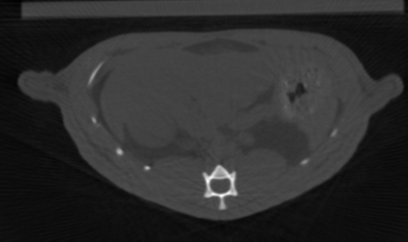
#> input picture test_data/4G_rat3_1week_02_0003.dcm, 408 x 242 px; its folder holds 4 pictures in this run
$ python segm_without_neuro.py
#> lines starting #> are read from the running program, lines starting #| are printed output that depends on the picture
import os.path
import numpy as np
import pydicom as dicom
import matplotlib.pyplot as plt
from matplotlib import cm
from PIL import Image
from PIL import ImageFilter
from PIL import ImageEnhance
from scipy import signal
from mpl_toolkits import mplot3d
# [6 lines of commented-out code are left out]

value = False
paints = False
txt = False
true_paints = False
contrast_up = False
NN_value = False
gistogramm = True

directory = 'test_data/' #ЗАМЕНИТЬ НАЗВАНИЕ ПАПКИ ДЛЯ НОВОГО ЭКСПЕРИМЕНТА
output_path = '2023rats/jpg/4G_25_10/4G_rat1/4G_rat1_3week_15_11/'
gistogramm_name = '4G_rat1_3week_15_11'
area = False
NN_directory_img = 'rats/RATS_G3/G3 Rat2/d16g3rat2 week16/'
NN_directory_mask = 'для теста/NN rat 3.2/3.2/output/d16g3rat2 week16/'
def get_names(path):
#> called with path = 'test_data/'
    names = []
    for root, dirnames, filenames in os.walk(path):
        for filename in filenames:
            _, ext = os.path.splitext(filename)
            if ext in ['.dcm']:
                names.append(filename)
    return names

# [8 lines left out: function get_names_NN, not called in this run]

names = get_names(directory)

# переводим в jpg
# [11 lines left out: function convert_dcm_jpg, not called in this run]

if true_paints is True:
    for name in names:
        image = convert_dcm_jpg(name)
        if contrast_up is True:
            enhancer = ImageEnhance.Contrast(image)
            contrast_image = enhancer.enhance(0.5)
            contrast_image.save(output_path + name + '.jpg')
        else:
            image.save(output_path+name+'.jpg') #добавить +директори+

#вывод полной матрицы для анализа
# [5 lines left out: function matrix_analysis, not called in this run]

if txt is True:
    for name in names:
        ds = dicom.dcmread(directory + name)  # ЗАМЕНИТЬ НАЗВАНИЕ ПАПКИ ДЛЯ НОВОГО ЭКСПЕРИМЕНТА, ДОБАВИТЬ ПАПКУ В ПРОЕКТ
        im = ds.pixel_array.astype(float)
        f = open('матрицы/' + name + '.txt', 'w') # +directory+
        i_max, j_max = im.shape   # количество строк # количество столбцов
        for i in range(0,i_max): #идем по строкам
            f.write('\n\n\n\n')
            for j in range(0, j_max): #идем по столбцам
                f.write(np.array2string(im[i,j]))
                f.write('  ')


#sigmentation
def sigmentation(name):
#> called with name = '4G_rat3_1week_02_0003.dcm'
    ds = dicom.dcmread(directory + name)  # ЗАМЕНИТЬ НАЗВАНИЕ ПАПКИ ДЛЯ НОВОГО ЭКСПЕРИМЕНТА, ДОБАВИТЬ ПАПКУ В ПРОЕКТ
    im = ds.pixel_array.astype(float)
    i_max, j_max = im.shape   # количество строк # количество столбцов
#> i_max = 242; j_max = 408

    # Gaussian filter
    scharr = np.array([[-1 - 1j, 0 - 1j, +1 - 1j],
                       [-1 + 0j, 0 + 0j, +1 + 0j],
                       [-1 + 1j, 0 + 1j, +1 + 1j]])
    #Gausimage = signal.convolve2d(im, scharr, boundary='symm', mode='same')
    a = i_max/2 * 55/100
#> a = 66.55
    b = j_max/2 * 60/100
#> b = 122.4
    i_0 = i_max/2
#> i_0 = 121
    j_0 = j_max/2
#> j_0 = 204
#    Gausimage = im.filter(ImageFilter.GaussianBlur)
    sig_image = np.copy(im)
    for i in range(0, i_max):  # идем по строкам
        for j in range(0, j_max):  # идем по столбцам
            if not sig_image[i, j] in range(-800, -300):
                sig_image[i, j] = sig_image[i, j] - sig_image[i, j]
            if not (((i - i_0) ** 2) /(a ** 2) + ((j - j_0)**2)/(b ** 2) < 1):
                sig_image[i, j] = sig_image[i, j] - sig_image[i, j]        # отсечение эллипса(для сигментации)
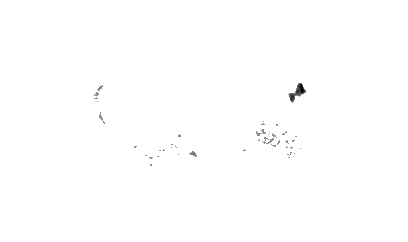
#> sig_image: shape (242, 408) float64; min -726, max 0, mean -1.61; drawn with min black and max white
#    sig_image = signal.convolve2d(sig_image, scharr)
    return sig_image

#переводим в жипег отсигментированное
# [6 lines left out: function convert_sig_jpg, not called in this run]


#image sigmentation
if paints is True:
    for name in names:
        image = convert_sig_jpg(name)
        image.save(output_path + name + '_mask.jpg') #+directory+


#определение мю легких
#def mu_loung_im(directory):
#    mu_loung =
#    return mu_loung


#пересчет в еденицах Хаусфилда
#def HU_convert(mu_water, mu_air, mu_loung):
#    HU_loung = 1000 * (mu_loung - mu_water)/(mu_water - mu_air)
#    return HU_loung

#Значения коэффициентов линейного ослабления
mu_air = -1000 #коэффициент линейного ослабления воздуха(заменить при необходимости)
mu_water = 0 #коэффициент линейного ослабления воды(заменить при необходимости)
#mu_loung = mu_loung_im('d2g3rat2') #ЗАМЕНИТЬ НАЗВАНИЕ ПАПКИ ДЛЯ НОВОГО ЭКСПЕРИМЕНТА


#среднее HU легких
def HU_loung(directory):
    Min = -1000
    Max = 500
    N = 50
    S = 0
    k = 0
    z = 0
    L = 0
    a = np.zeros((50, 500), dtype=int)
    b = np.zeros(50)
#    c = np.zeros(50)
    names = get_names(directory)  # ЗАМЕНИТЬ НАЗВАНИЕ ПАПКИ ДЛЯ НОВОГО ЭКСПЕРИМЕНТА
    for name in names:
        im = sigmentation(name)
        ds = dicom.dcmread(directory + name)  # ЗАМЕНИТЬ НАЗВАНИЕ ПАПКИ ДЛЯ НОВОГО ЭКСПЕРИМЕНТА, ДОБАВИТЬ ПАПКУ В ПРОЕКТ
        orig_im = ds.pixel_array.astype(float)
        i_max, j_max = im.shape   # количество строк # количество столбцов
#> i_max = 242; j_max = 408
        for i in range(0, i_max):  # идем по строкам
            for j in range(0, j_max):# идем по столбцам
                if not im[i, j] == 0:
                    S += im[i, j]
                    k += 1
                    if gistogramm is True:
                        L = int(((im[i,j] + (- Min)) // N))
                        a[L, z] += 1
                        b[L] += 1
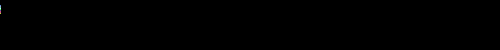
#> a: shape (50, 500) int64; 9 distinct labels, from 0 to 270; one colour per label, 0 black
#> after the loop, S = -159149; b = 50 values, max 270 at index 13, min 0 at index 0, mean 8.3; k = 415
 # [4 lines of commented-out code are left out]
        z += 1
        print (z)
#> pass 2 of the loop in HU_loung, `for name in names:`:
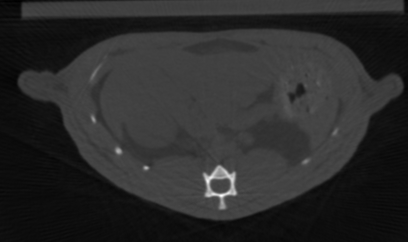
#> input picture test_data/4G_rat3_1week_02_0002.dcm, 408 x 242 px
#> after the loop in sigmentation (call 2), `for i in range(0, i_max):`:
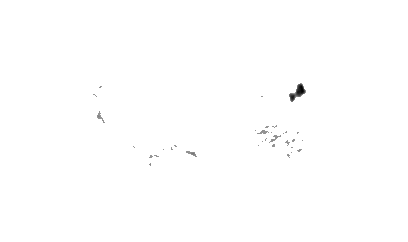
#> sig_image: shape (242, 408) float64; min -750, max 0, mean -1.54; drawn with min black and max white
#> after the loop in HU_loung, `for i in range(0, i_max):`:
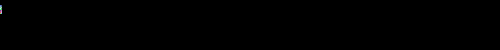
#> a: shape (50, 500) int64; 15 distinct labels, from 0 to 270; one colour per label, 0 black
#> after the loop in HU_loung, `for i in range(0, i_max):`: S = -311641; b = 50 values, max 505 at index 13, min 0 at index 0, mean 15.88; k = 794
#> pass 3 of the loop in HU_loung, `for name in names:`:
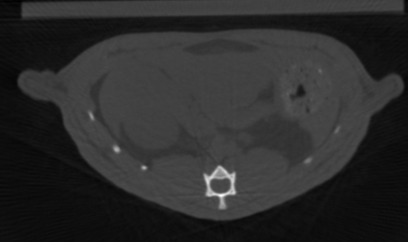
#> input picture test_data/4G_rat3_1week_02_0000.dcm, 408 x 242 px
#> after the loop in sigmentation (call 3), `for i in range(0, i_max):`:
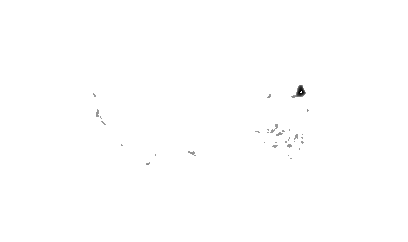
#> sig_image: shape (242, 408) float64; min -798, max 0, mean -1.2; drawn with min black and max white
#> after the loop in HU_loung, `for i in range(0, i_max):`:
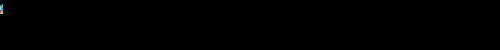
#> a: shape (50, 500) int64; 22 distinct labels, from 0 to 270; one colour per label, 0 black
#> after the loop in HU_loung, `for i in range(0, i_max):`: S = -429788; b = 50 values, max 724 at index 13, min 0 at index 0, mean 22; k = 1100
#> the loop made 4 passes; the first 3 are shown
    #mat = np.matrix(a)

    with open(gistogramm_name + '.txt', 'w') as testfile:
        for row in a:
            testfile.write(' '.join([str(с) for с in row]) + '\n')

    HU_sr = round(S/k)
    fig, ax = plt.subplots()
    ax.plot(b)
#    ax.plot(c)
    plt.show()
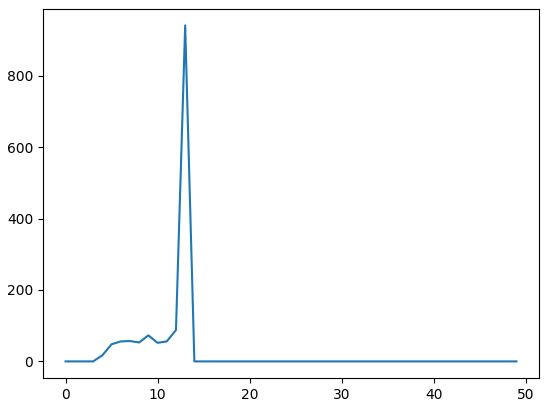
#> figure drawn by matplotlib, 1 panel; curve peaks at x = 13, y = 941
    fig = plt.figure()
    #ax_3d = Axes3D(fig)
    ax = fig.add_subplot(projection="3d")
    xv = np.linspace(0, 30, 30)
    yv = np.linspace(0, 303, 303)
    xgrid, ygrid = np.meshgrid(xv, yv)
    zgrid = a[xgrid.astype(int), ygrid.astype(int)]
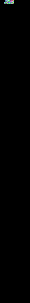
#> zgrid: shape (303, 30) int64; 24 distinct labels, from 0 to 270; one colour per label, 0 black
    ax.plot_surface(xgrid, ygrid, zgrid)
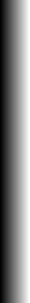
#> xgrid: shape (303, 30) float64; min 0, max 30, mean 15; drawn with min black and max white
    #ax.set(xlabel="$x$", ylabel="$y$", zlabel="$z$");
    plt.show()
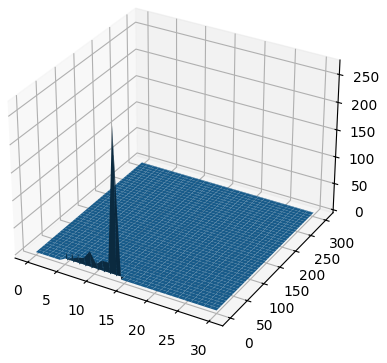
#> figure drawn by matplotlib, 1 panel

    if gistogramm is True:
        return a
    else:
        return HU_sr

# [43 lines left out: function NN_loung, not called in this run]

if value is True:
    HU = HU_loung(directory)
    print('HU' + directory + ' =', HU)
if gistogramm is True:

#        xval = np.arange(0, 30, 1)
#        yval = np.arange(0, 10000, 100)

        fig = plt.figure()
        ax = fig.add_subplot(projection="3d")
        xv = np.linspace(0, 30, 30)
        yv = np.linspace(0, 1000, 1000)
        xgrid,ygrid = np.meshgrid(xv,yv)
        a = HU_loung(directory)
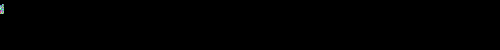
#> a: shape (50, 500) int64; 24 distinct labels, from 0 to 270; one colour per label, 0 black
#> (the run stopped early here; a loop or call above may not have finished)
